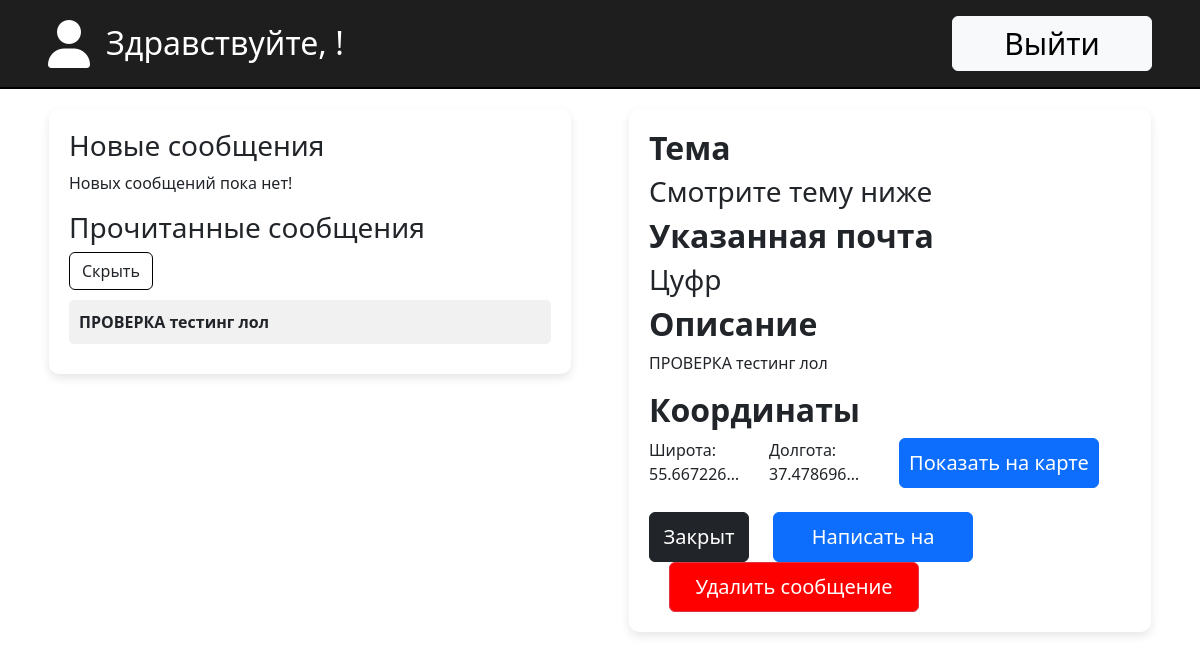
Before: /dispanel/1/ with the older database file.
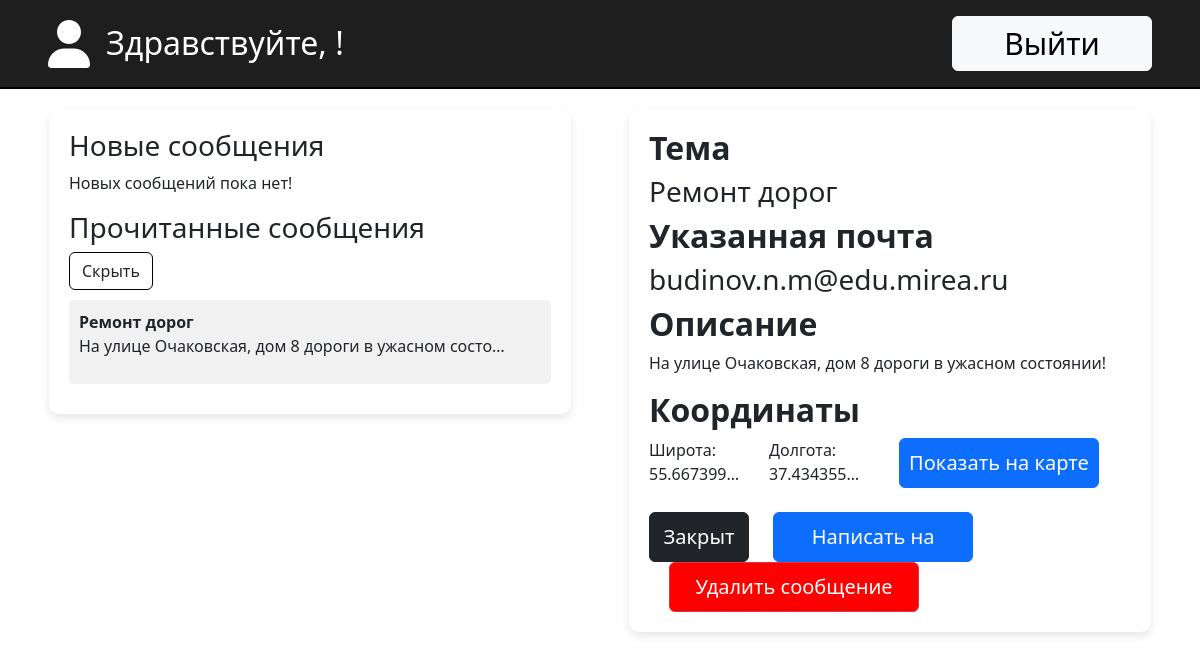
After: the same page with the newer database file.
### message/models.py (models this page shows, shortened)
class Messages(models.Model):
    MES_STATUS=[('new', 'Новое'),
                ('read', 'Прочитано')
                 ]
    TITLE_STATUS=[('Choose theme','Выберите тему'),
                  ('Fire','Пожар'),
                  ('Fire in the forest','Пожар в лесу'),
                  ('Road repairs','Ремонт дорог'),
                  ('Clean garbage','Убрать мусор'),
                  ('Street light','Уличное освещение'),
                  ('Other','Смотрите тему ниже')]
    title = models.CharField('Тема', max_length=50, choices=TITLE_STATUS, default='Choose theme')
    mes_text=models.TextField('Сообщение', max_length=500)
    ent_mail=models.CharField('Почта',max_length=50)
    latitude = models.FloatField('Широта', default='0.0')
    longitude = models.FloatField('Долгота', default='0.0')
    created_at = models.DateTimeField(auto_now_add=True)
    status=models.CharField(max_length=5, choices=MES_STATUS, default='new')
    class Meta:
        verbose_name='Сообщение'
        verbose_name_plural='Сообщения'

### dispanel/views.py (the view)
# urls.py: path('<int:pk>/', views.PanelDisplay.as_view(), name='message_details'),
class PanelDisplay (DetailView):
    model=Messages
    template_name='dispanel/message_display.html'
    context_object_name='message'
    def get_context_data(self, **kwargs):
        context = super().get_context_data(**kwargs)
        message = context['message']
        if message.status=='new':
            message.status='read'
            message.save()
        new_messages =Messages.objects.filter(status='new').order_by('-created_at')
        read_messages = Messages.objects.filter(status='read').order_by('-created_at')
        context['new_messages'] = new_messages
        context['read_messages'] = read_messages
        return context

### dispanel/templates/dispanel/message_display.html (shortened to what this page needs)
{% load static %}
<!DOCTYPE html>
<html>
    <head>
        <link rel="stylesheet" href="https://cdn.jsdelivr.net/npm/bootstrap@5.3.3/dist/css/bootstrap.min.css">
        <link rel="stylesheet" href="https://cdnjs.cloudflare.com/ajax/libs/font-awesome/6.0.0-beta3/css/all.min.css">
        <link rel="stylesheet" href="{% static 'main/css/dispanel.css' %}">
    </head>
    <body>
        <header class="custom-header py-3 px-5 d-flex align-items-center justify-content-between">
            <div class="d-flex align-items-center">
                <i class="fa-solid fa-user fa-3x me-3" style="color: #ffffff;"></i>
                <h1 class="h2 mb-0" style="color: white">Здравствуйте, {{ user.username }}!</h1>
            </div>
            <div class="main-btns">
                <a href="{% url 'logout' %}" class="btn btn-light btn-exit" style="width: 200px; height: 55px; font-size: 30px; padding: 5px; color: black;">Выйти</a>
            </div>
        </header>
        <main>
            <section class="messages-list">
                <h3>Новые сообщения</h3>
                <div class="new_mess">
                    <div class="readMessages">
                        {% if new_messages %}
                        <div class="messages-group">
                            {% for msg in new_messages %}
                            <a class="message" href="{% url 'message_details' msg.id %}">
                                <div>
                                    {% if msg.title == 'Other' %}
                                        <strong>{{ msg.mes_text|truncatechars:50 }}</strong>
                                    {% else %}
                                        <strong>{{ msg.get_title_display }}</strong>
                                        <p>{{ msg.mes_text|truncatechars:50 }}</p>
                                    {% endif %}
                                </div>
                                <div class="status error"></div>
                            </a>
                            {% endfor %}
                        </div>
                        {% else %}
                        <div class="mess_empty">
                            <p>Новых сообщений пока нет!</p>
                        </div>
                        {% endif %}
                    </div>
                </div>
                <h3>Прочитанные сообщения</h3>
                <div class="read_mess">
                    <div class="readMessages">
                        <button class="btn toggle-btn" style="border-color: black;"><span class="arrow">Скрыть</span></button>
                        {% if read_messages %}
                        <div class="messages-group">
                            {% for msg in read_messages %}
                            <a class="message" href="{% url 'message_details' msg.id %}">
                                <div>
                                    {% if msg.title == 'Other' %}
                                        <strong>{{ msg.mes_text|truncatechars:50 }}</strong>
                                    {% else %}
                                        <strong>{{ msg.get_title_display }}</strong>
                                        <p>{{ msg.mes_text|truncatechars:50 }}</p>
                                    {% endif %}
                                </div>
                            </a>
                            {% endfor %}
                        </div>
                        {% else %}
                        <div class="mess_empty">
                            <p>Сообщений нет :(</p>
                        </div>
                        {% endif %}
                    </div>
                </div>
            </section>
            <section class="message-details">
                <h2><strong>Тема</strong></h2>
                <h3>{{message.get_title_display}}</h3>
                <h2><strong>Указанная почта</strong></h2>
                <h3>{{message.ent_mail}}</h3>
                <h2><strong>Описание</strong></h2>
                <p>{{message.mes_text}}</p>
                <h2><strong>Координаты</strong></h2>
                <div style="position: flexable; display: flex; gap: 10px; height: 50px;">
                    <p style="max-width: 100px;">Широта: {{message.latitude|truncatechars:10}}</p><br>
                    <p style="max-width: 100px;">Долгота: {{message.longitude|truncatechars:10}}</p>
                    <button id="openYandexMap" class="btn btn-primary"
                        data-latitude="{{ message.latitude|floatformat:"6"|default:"0" }}"
                        data-longitude="{{ message.longitude|floatformat:"6"|default:"0" }}">
                        Показать на карте
                    </button>
                </div><br>
                <div class="buttons">
                    <a href="{% url 'dispatcher_panel' %}" class="btn btn-dark">Закрыть</a>
                    <a href="mailto:{{ message.ent_mail }}" class="btn btn-primary">Написать на почту</a>
                    <a id="openModal" class="btn btn-danger">Удалить сообщение</a>
                </div>
            </section>
        </main>
    </body>
</html>

### main/static/main/css/dispanel.css (style rules this page uses)
.custom-header { border-bottom: 2px solid black; background-color: rgba(0, 0, 0, 0.884); }
main { display: flex; justify-content: space-around; align-items: flex-start; padding: 20px; }
.messages-list { background: white; padding: 20px; border-radius: 10px; width: 45%; box-shadow: 0px 4px 10px rgba(0, 0, 0, 0.1); }
.message-details { background: white; padding: 20px; border-radius: 10px; width: 45%; box-shadow: 0px 4px 10px rgba(0, 0, 0, 0.1); max-width: 1000px; word-wrap: break-word; }
.message { display: flex; justify-content: space-between; align-items: center; background: #f1f1f1; padding: 10px; margin: 10px 0; border-radius: 5px; cursor: pointer; text-decoration: none; color: inherit; }
.btn-light { display: flex; align-items: center; justify-content: center; height: 55px; font-size: 35px; padding-bottom: 9px; width: 150px; color: black; }
.btn-primary { margin-left: 20px; width: 200px; height: 50px; font-size: 20px; padding: 9px; }
.btn-danger { margin-left: 20px; background: red; width: 250px; height: 50px; font-size: 20px; padding: 9px; }
.btn-dark { width: 100px; height: 50px; font-size: 20px; padding: 9px; }
.btn-exit { width: 200px; height: 55px; font-size: 30px; padding: 5px; color: black; }

Changed rows visible on the page:
removed Messages: mes_text "ПРОВЕРКА тестинг лол", title "Смотрите тему ниже", ent_mail "Цуфр", latitude "55.667226…", longitude "37.478696…"
added Messages: title "Ремонт дорог", mes_text "На улице Очаковская, дом 8 дороги в ужасном состо…", ent_mail "budinov.n.m@edu.mirea.ru", mes_text "На улице Очаковская, дом 8 дороги в ужасном состоянии!", latitude "55.667399…", longitude "37.434355…"
